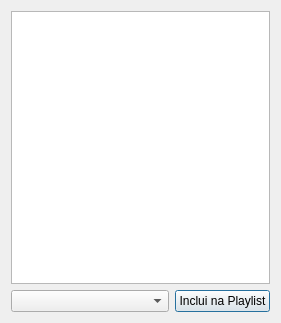
<?xml version="1.0" encoding="UTF-8"?>
<ui version="4.0">
 <class>DialogMusics</class>
 <widget class="QDialog" name="DialogMusics">
  <property name="geometry">
   <rect>
    <x>0</x>
    <y>0</y>
    <width>281</width>
    <height>323</height>
   </rect>
  </property>
  <property name="windowTitle">
   <string>Busca Músicas</string>
  </property>
  <layout class="QVBoxLayout" name="verticalLayout">
   <item>
    <widget class="QListWidget" name="listWidgetMusics"/>
   </item>
   <item>
    <layout class="QHBoxLayout" name="horizontalLayout">
     <item>
      <widget class="QComboBox" name="comboBoxPlayList"/>
     </item>
     <item>
      <widget class="QPushButton" name="pushButtonAddMusicPlayList">
       <property name="sizePolicy">
        <sizepolicy hsizetype="Fixed" vsizetype="Fixed">
         <horstretch>0</horstretch>
         <verstretch>0</verstretch>
        </sizepolicy>
       </property>
       <property name="text">
        <string>Inclui na Playlist</string>
       </property>
      </widget>
     </item>
    </layout>
   </item>
  </layout>
 </widget>
 <resources/>
 <connections/>
</ui>
